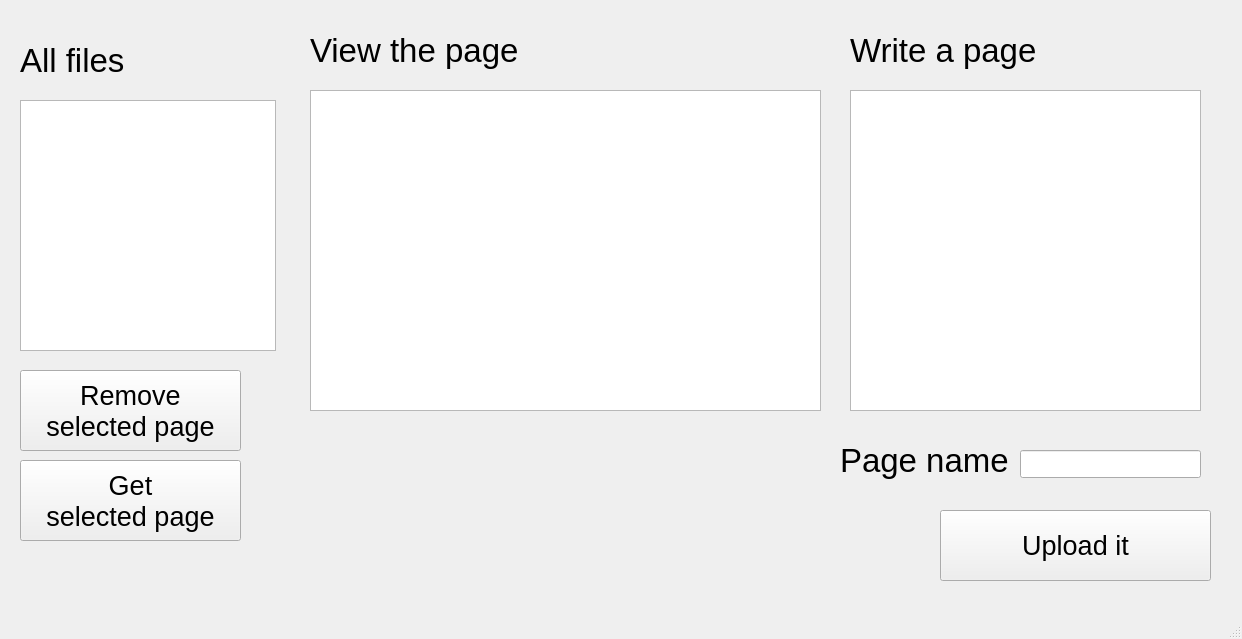
<?xml version="1.0" encoding="UTF-8"?>
<ui version="4.0">
 <class>CommandWindow</class>
 <widget class="QMainWindow" name="CommandWindow">
  <property name="geometry">
   <rect>
    <x>0</x>
    <y>0</y>
    <width>1242</width>
    <height>639</height>
   </rect>
  </property>
  <property name="windowTitle">
   <string>CommandWindow</string>
  </property>
  <widget class="QWidget" name="centralwidget">
   <widget class="QLabel" name="label">
    <property name="geometry">
     <rect>
      <x>20</x>
      <y>30</y>
      <width>131</width>
      <height>61</height>
     </rect>
    </property>
    <property name="font">
     <font>
      <pointsize>25</pointsize>
     </font>
    </property>
    <property name="text">
     <string>All files</string>
    </property>
   </widget>
   <widget class="QListWidget" name="listPages">
    <property name="geometry">
     <rect>
      <x>20</x>
      <y>100</y>
      <width>256</width>
      <height>251</height>
     </rect>
    </property>
   </widget>
   <widget class="QLabel" name="label_2">
    <property name="geometry">
     <rect>
      <x>310</x>
      <y>20</y>
      <width>361</width>
      <height>61</height>
     </rect>
    </property>
    <property name="font">
     <font>
      <pointsize>25</pointsize>
     </font>
    </property>
    <property name="text">
     <string>View the page</string>
    </property>
   </widget>
   <widget class="QTextEdit" name="inputViewPage">
    <property name="geometry">
     <rect>
      <x>310</x>
      <y>90</y>
      <width>511</width>
      <height>321</height>
     </rect>
    </property>
   </widget>
   <widget class="QPushButton" name="btnRemovePage">
    <property name="geometry">
     <rect>
      <x>20</x>
      <y>370</y>
      <width>221</width>
      <height>81</height>
     </rect>
    </property>
    <property name="font">
     <font>
      <pointsize>20</pointsize>
     </font>
    </property>
    <property name="text">
     <string>Remove 
selected page</string>
    </property>
   </widget>
   <widget class="QPushButton" name="btnGetPage">
    <property name="geometry">
     <rect>
      <x>20</x>
      <y>460</y>
      <width>221</width>
      <height>81</height>
     </rect>
    </property>
    <property name="font">
     <font>
      <pointsize>20</pointsize>
     </font>
    </property>
    <property name="text">
     <string>Get 
selected page</string>
    </property>
   </widget>
   <widget class="QTextEdit" name="inputWritePage">
    <property name="geometry">
     <rect>
      <x>850</x>
      <y>90</y>
      <width>351</width>
      <height>321</height>
     </rect>
    </property>
   </widget>
   <widget class="QPushButton" name="btnUploadPage">
    <property name="geometry">
     <rect>
      <x>940</x>
      <y>510</y>
      <width>271</width>
      <height>71</height>
     </rect>
    </property>
    <property name="font">
     <font>
      <pointsize>20</pointsize>
     </font>
    </property>
    <property name="text">
     <string>Upload it</string>
    </property>
   </widget>
   <widget class="QLabel" name="label_3">
    <property name="geometry">
     <rect>
      <x>850</x>
      <y>20</y>
      <width>361</width>
      <height>61</height>
     </rect>
    </property>
    <property name="font">
     <font>
      <pointsize>25</pointsize>
     </font>
    </property>
    <property name="text">
     <string>Write a page</string>
    </property>
   </widget>
   <widget class="QLineEdit" name="lePageName">
    <property name="geometry">
     <rect>
      <x>1020</x>
      <y>450</y>
      <width>181</width>
      <height>28</height>
     </rect>
    </property>
   </widget>
   <widget class="QLabel" name="label_4">
    <property name="geometry">
     <rect>
      <x>840</x>
      <y>430</y>
      <width>171</width>
      <height>61</height>
     </rect>
    </property>
    <property name="font">
     <font>
      <pointsize>25</pointsize>
     </font>
    </property>
    <property name="text">
     <string>Page name:</string>
    </property>
   </widget>
  </widget>
  <widget class="QMenuBar" name="menubar">
   <property name="geometry">
    <rect>
     <x>0</x>
     <y>0</y>
     <width>1242</width>
     <height>22</height>
    </rect>
   </property>
  </widget>
  <widget class="QStatusBar" name="statusbar"/>
 </widget>
 <resources/>
 <connections/>
</ui>
